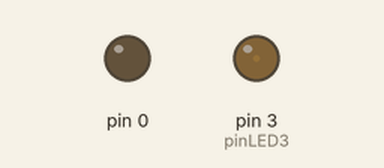
Recording of a sketch running on a simulated Arduino Uno, built with avr-gcc and run on an emulated ATmega328P. Shown: output pins drawn as LEDs (lit = HIGH).

Above: at 0.05 s.
At 1.55 s:
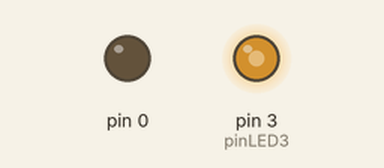
At 2.8 s:
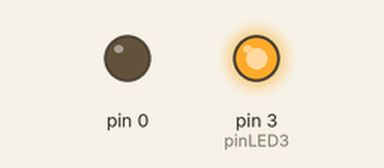
At 5.6 s:
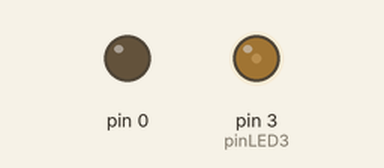
Timing chart, 0 to 9.3 s (numbered marks = the images above):
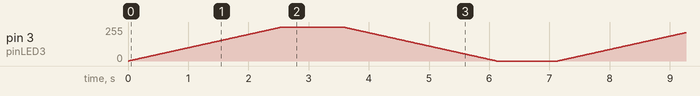

The sketch:

prog04_pwm.ino
```cpp
/*
 * señal pwm (variacion analógica) sobre el led rojo
 * haciendo fading
 * diciembre 2017 - Manuel Hidalgo - LeoBot
 */

/***   Global variables   ***/
int pinLED3=3;
int i=0;

/***   Function declaration   ***/

void setup()
{
  pinMode(i,OUTPUT);
  digitalWrite(i,LOW);
}

void loop()
{
    for (i = 0; i <= 255; i++) {
      pinMode(pinLED3,OUTPUT);
      analogWrite(pinLED3,i);
      delay(10);
    }
    delay(1000);
    for (i = 255; i >= 0; i--) {
      pinMode(pinLED3,OUTPUT);
      analogWrite(pinLED3,i);
      delay(10);
    }
    delay(1000);
} /*fin del programa*/

/***   Function definition   ***/
```
